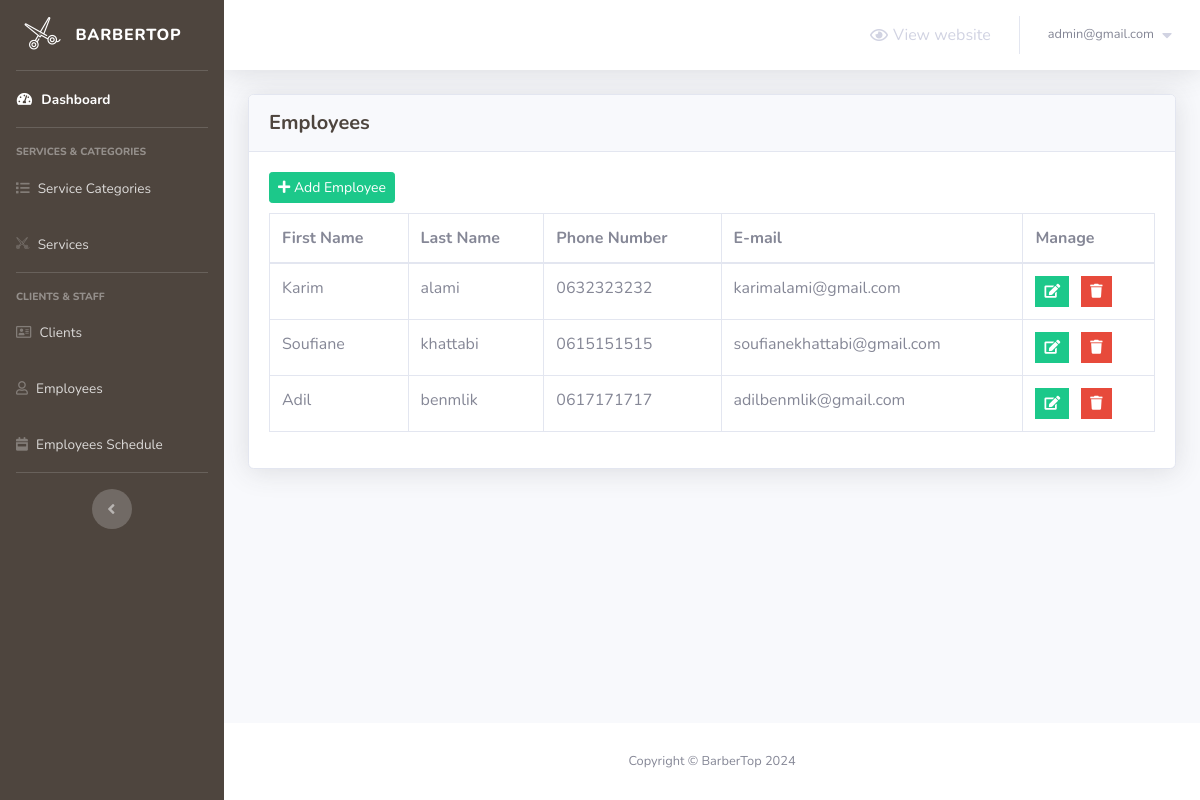
Screenshot of /barber-admin/employees.php (signed in) with the database file from the repository.
### tables this page shows
CREATE TABLE `employees` (
  `employee_id` int(2) NOT NULL,
  `first_name` varchar(20) NOT NULL,
  `last_name` varchar(20) NOT NULL,
  `phone_number` varchar(30) NOT NULL,
  `email` varchar(50) NOT NULL,
  `password` varchar(255) NOT NULL
);

### barber-admin/employees.php (the view, shortened to what this page needs)
<?php
    include 'connect.php';
    include 'Includes/header.php';
    if(isset($_SESSION['admin_email_barbertop']) && isset($_SESSION['password_barbertop']))
    {
?>
        <div class="container-fluid">
            <?php
                $do = '';
                if(isset($_GET['do']) && in_array($_GET['do'], array('Add','Edit')))
                {
                    $do = htmlspecialchars($_GET['do']);
                }
                else
                {
                    $do = 'Manage';
                }
                if($do == 'Manage')
                {
                    $stmt = $con->prepare("SELECT * FROM employees");
                    $stmt->execute();
                    $rows_employees = $stmt->fetchAll();
                    ?>
                        <div class="card shadow mb-4">
                            <div class="card-header py-3">
                                <h5 class="m-0 font-weight-bold text-primary">Employees</h5>
                            </div>
                            <div class="card-body">
                                <a href="employees.php?do=Add" class="btn btn-success btn-sm" style="margin-bottom: 10px;">
                                    <i class="fa fa-plus"></i>
                                    Add Employee
                                </a>
                                <div class="table-responsive">
                                    <table class="table table-bordered">
                                        <thead>
                                            <tr>
                                                <th scope="col">First Name</th>
                                                <th scope="col">Last Name</th>
                                                <th scope="col">Phone Number</th>
                                                <th scope="col">E-mail</th>
                                                <th scope="col">Manage</th>
                                            </tr>
                                        </thead>
                                        <tbody>
                                            <?php
                                                foreach($rows_employees as $employee)
                                                {
                                                    echo "<tr>";
                                                        echo "<td>";
                                                            echo $employee['first_name'];
                                                        echo "</td>";
                                                        echo "<td>";
                                                            echo $employee['last_name'];
                                                        echo "</td>";
                                                        echo "<td>";
                                                            echo $employee['phone_number'];
                                                        echo "</td>";
                                                        echo "<td>";
                                                            echo $employee['email'];
                                                        echo "</td>";
                                                        echo "<td>";
                                                            $delete_data = "delete_employee_".$employee["employee_id"];
                                                    ?>
                                                        <ul class="list-inline m-0">
                                                            <li class="list-inline-item" data-toggle="tooltip" title="Edit">
                                                                <button class="btn btn-success btn-sm rounded-0">
                                                                    <a href="employees.php?do=Edit&employee_id=<?php echo $employee['employee_id']; ?>" style="color: white;">
                                                                        <i class="fa fa-edit"></i>
                                                                    </a>
                                                                </button>
                                                            </li>
                                                            <li class="list-inline-item" data-toggle="tooltip" title="Delete">
                                                                <button class="btn btn-danger btn-sm rounded-0" type="button" data-toggle="modal" data-target="#<?php echo $delete_data; ?>" data-placement="top"><i class="fa fa-trash"></i></button>
                                                            </li>
                                                        </ul>
                                                    <?php
                                                    echo "</td>";
                                                    echo "</tr>";
                                                }
                                            ?>
                                        </tbody>
                                    </table>
                                </div>
                            </div>
                        </div>
                    <?php
                }
            ?>
        </div>
<?php
        include 'Includes/footer.php';
    }
    else
    {
        header('Location: login.php');
        exit();
    }
?>

### rows the page displays
employees: first_name "Karim", last_name "alami", phone_number "0632323232", email "karimalami@gmail.com"
employees: first_name "Soufiane", last_name "khattabi", phone_number "0615151515", email "soufianekhattabi@gmail.com"
employees: first_name "Adil", last_name "benmlik", phone_number "0617171717", email "adilbenmlik@gmail.com"

### other values shown
$_SESSION['admin_email_barbertop'] "admin@gmail.com"
